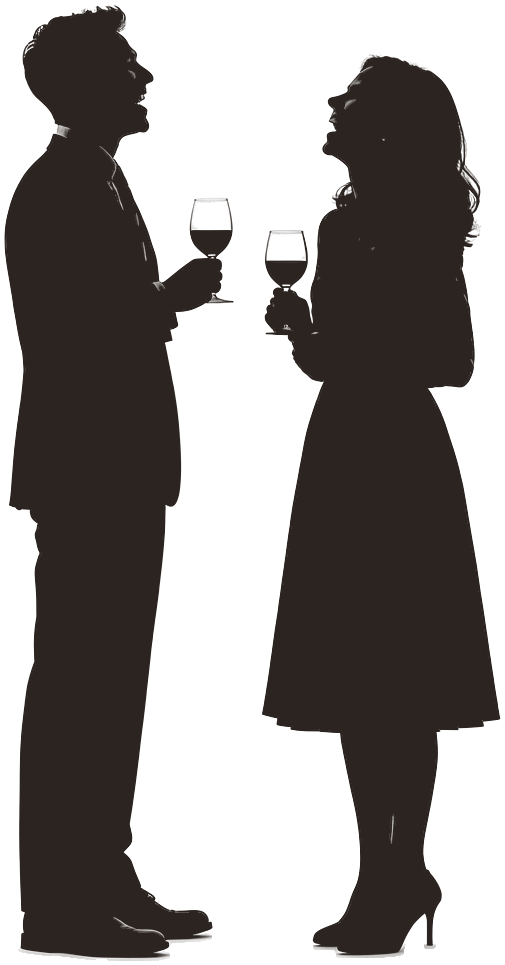
#> input picture restaurant-collages/assets/cut/fig_standing_pair_flat.png, 505 x 965 px, given in place of diners_silhouettes.png, which was not available
$ python cutouts.py
#> lines starting #> are read from the running program, lines starting #| are printed output that depends on the picture; pictures that were not available may be replaced by others from this repository, and a replacement may not be noted
"""cutouts — photographic cut-outs (RGBA, native resolution) from the AI source photos.

Outputs go to ROOT/assets/cut/ (+ index.json); the contact sheet to ROOT/build/contact/cutouts.jpg.
`assets/cut/geo/` belongs to another area and is never touched here.

Matting toolkit (all float32, 0..1, straight alpha):

* ``nfill``            multi-scale normalised-convolution fill: extrapolate the colours of a known
                       region into the unknown one (clean background plates / foreground colour)
* ``project_alpha``    alpha = projection of (I - B) onto (F - B)
* ``decontaminate``    foreground colour by inverting the over-operator where alpha is reliable,
                       the local F estimate where it is small (no light/dark fringe)
* ``roi_matte``        difference matte of an object inside a region of interest
* ``refine_band``      polygon/mask used as a trimap: projection matte in a narrow band
* ``trace_outline``    polar dynamic-programming silhouette trace (optionally around an ellipse
                       prior) with sub-pixel refinement
* ``poly_alpha``       anti-aliased polygon alpha (4x supersampled)
* ``cord_geometry`` / ``cord_width`` / ``tube_alpha``  thin pendant cords
* ``robust_polyfit`` / ``robust_ellipse``  outlier-robust model fits for clean geometric edges
* ``grabcut_refine``   GrabCut from a rough outline
* ``trim`` / ``save_rgba`` / ``triple`` / ``contact_sheet``  output + inspection

``build()`` regenerates every asset + index.json + contact sheet deterministically.
"""
from __future__ import annotations

import json
import os

import cv2
import numpy as np
from PIL import Image
from scipy import ndimage as ndi

ROOT = os.path.abspath(os.path.join(os.path.dirname(__file__), '..', '..'))
GEN = os.path.join(ROOT, 'assets', 'gen')
OUT = os.path.join(ROOT, 'assets', 'cut')
SCRATCH = os.path.join(ROOT, 'build', 'cutouts')
PREV = os.path.join(ROOT, 'build', 'preview', 'cutouts')
CONTACT = os.path.join(ROOT, 'build', 'contact', 'cutouts.jpg')

INK = (0x2B / 255, 0x24 / 255, 0x20 / 255)
BGS = {'linen': '#EFE6D6', 'grey': '#808080', 'indigo': '#262C45'}


def P(*parts):
    return os.path.join(ROOT, *parts)


def hexf(c):
    c = c.lstrip('#')
    return np.array([int(c[i:i + 2], 16) for i in (0, 2, 4)], np.float32) / 255.0


# --------------------------------------------------------------------------- #
# io
# --------------------------------------------------------------------------- #

def load_src(name, box=None):
    """Load an assets/gen photo as float32 RGB 0..1, optionally cropped to box=(x0,y0,x1,y1)."""
#> called with name = 'diners_silhouettes.png'
    im = Image.open(os.path.join(GEN, name)).convert('RGB')
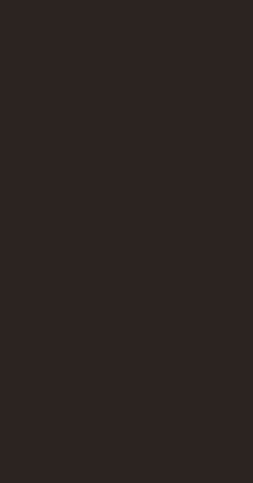
#> im: PIL image 505x965 RGB (shown at 1/2 size); mean R, G, B 43, 36, 32
    if box is not None:
        im = im.crop(tuple(int(v) for v in box))
    return np.asarray(im, np.float32) / 255.0
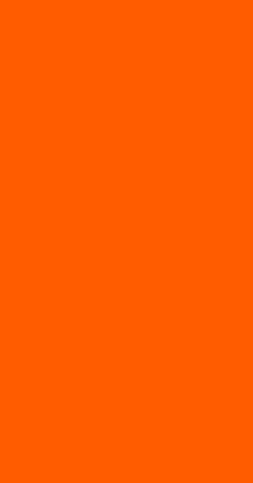
#> returned value: shape (965, 505, 3) float32 (shown at 1/2 size); mean of channels 0, 1, 2 0.169, 0.141, 0.125; drawn with min black and max white


def lum(img):
    return 0.2126 * img[..., 0] + 0.7152 * img[..., 1] + 0.0722 * img[..., 2]


def to_u8(x):
    return np.clip(np.asarray(x, np.float32) * 255.0 + 0.5, 0, 255).astype(np.uint8)


# [26 lines left out: functions save_rgba, save_preview, not called in this run]


# --------------------------------------------------------------------------- #
# filtering / fills
# --------------------------------------------------------------------------- #

def gblur(x, sigma):
    """Gaussian blur; sigmas > 6 px run on a downsampled copy (fast, memory-light)."""
    x = np.asarray(x, np.float32)
    if sigma <= 0:
        return x
    if sigma <= 6:
        return cv2.GaussianBlur(x, (0, 0), sigma, borderType=cv2.BORDER_REFLECT)
    f = int(max(1, sigma // 3))
    h, w = x.shape[:2]
    sw, sh = max(1, w // f), max(1, h // f)
    small = cv2.resize(x, (sw, sh), interpolation=cv2.INTER_AREA)
    small = cv2.GaussianBlur(small, (0, 0), sigma / f, borderType=cv2.BORDER_REFLECT)
    return cv2.resize(small, (w, h), interpolation=cv2.INTER_LINEAR)


def nfill(img, known, sigmas=(2, 4, 8, 16, 32, 64), wmin=0.02):
    """Normalised-convolution fill. Returns an image equal to `img` on `known` and, elsewhere,
    the Gaussian-weighted mean of known pixels at the smallest scale that has support
    (scales are blended smoothly, so no seams)."""
    img = np.asarray(img, np.float32)
    k = np.asarray(known, np.float32)
    multi = img.ndim == 3
    out = np.zeros_like(img)
    acc = np.zeros(k.shape, np.float32)  # how much of the pixel is already decided
    kk = k[..., None] if multi else k
    for s in sigmas:
        w = gblur(k, s)
        v = gblur(img * kk, s)
        est = v / np.maximum(w, 1e-6)[..., None] if multi else v / np.maximum(w, 1e-6)
        take = np.clip((w - wmin) / (4 * wmin), 0, 1) * (1 - acc)
        out += est * (take[..., None] if multi else take)
        acc += take
    if (acc < 0.999).any():  # global mean for anything still unresolved
        m = (img * kk).reshape(-1, img.shape[-1] if multi else 1).sum(0) / max(k.sum(), 1)
        rest = 1 - acc
        out += (m[None, None, :] * rest[..., None]) if multi else m[0] * rest
    return np.where(kk > 0.5, img, out)


def smoothstep(e0, e1, x):
    t = np.clip((x - e0) / (e1 - e0), 0, 1)
    return t * t * (3 - 2 * t)


def disk(r):
    r = int(r)
    return cv2.getStructuringElement(cv2.MORPH_ELLIPSE, (2 * r + 1, 2 * r + 1))


def dilate(m, r):
    return cv2.dilate(m.astype(np.uint8), disk(r)) > 0 if r > 0 else m.astype(bool)


def erode(m, r):
    return cv2.erode(m.astype(np.uint8), disk(r)) > 0 if r > 0 else m.astype(bool)


# [7 lines left out: function keep_connected, not called in this run]


def geodesic_grow(seed, region, steps):
    """Grow `seed` through `region` by at most `steps` pixels (8-connected)."""
    cur = seed.astype(np.uint8)
    reg = region.astype(np.uint8) | cur
    k = np.ones((3, 3), np.uint8)
    for _ in range(int(steps)):
        nxt = cv2.dilate(cur, k) & reg
        if (nxt == cur).all():
            break
        cur = nxt
    return cur > 0


# [12 lines left out: function fill_holes_smaller, not called in this run]


# --------------------------------------------------------------------------- #
# matting
# --------------------------------------------------------------------------- #

def project_alpha(I, F, B, floor=0.03):
    """alpha = <I-B, F-B> / |F-B|^2, clipped. `floor` = minimum |F-B| (avoid blow-ups)."""
    d = F - B
    n2 = np.maximum((d * d).sum(-1), floor * floor)
    return np.clip(((I - B) * d).sum(-1) / n2, 0, 1)


def decontaminate(I, alpha, B, F_est, lo=0.12, hi=0.55):
    """Foreground colour: exact over-operator inversion where alpha is reliable, the smooth
    local foreground estimate where it is not (kills light/dark fringes)."""
    a = alpha[..., None]
    inv = (I - (1 - a) * B) / np.maximum(a, 1e-3)
    inv = np.clip(inv, 0, 1)
    w = smoothstep(lo, hi, alpha)[..., None]
    return inv * w + F_est * (1 - w)


# [36 lines left out: functions refine_band, poly_alpha, ellipse_pts, not called in this run]


# --------------------------------------------------------------------------- #
# trimming / compositing
# --------------------------------------------------------------------------- #

def trim(alpha, margin=4, thresh=1 / 255):
    ys, xs = np.nonzero(alpha > thresh)
    h, w = alpha.shape
    x0, y0 = max(0, xs.min() - margin), max(0, ys.min() - margin)
    x1, y1 = min(w, xs.max() + 1 + margin), min(h, ys.max() + 1 + margin)
    return x0, y0, x1, y1


# [4 lines left out: function over, not called in this run]


def load_cut(path):
    im = np.asarray(Image.open(path).convert('RGBA'), np.float32) / 255.0
    return im[..., :3], im[..., 3]


# --------------------------------------------------------------------------- #
# 1. diners silhouettes
# --------------------------------------------------------------------------- #

DINER_GROUPS = [  # (name, x-range of component centroids in source px, description)
    ('fig_couple_table', (0, 1000), 'seated couple at a bistro table with two red-wine glasses, '
                                     'plate, bentwood chairs both sides'),
    ('fig_waiter', (1000, 1450), 'walking waiter in waistcoat and apron carrying a tray'),
    ('fig_standing_pair', (1450, 2050), 'standing couple laughing, each holding a red-wine glass'),
    ('fig_woman_coffee', (2050, 2736), 'woman seated alone at a bistro table with a coffee cup, '
                                       'bentwood chair'),
]


def matte_diners(I):
    """Soft luminance/colour key of dark figures on the near-white studio background.
    Returns alpha, decontaminated rgb, group-label map (index into DINER_GROUPS, -1 = none)."""
    L = I.mean(2)
#> L: shape (965, 505) float32; every value is 0.145
    h, w = L.shape
    dark = L < 0.85
#> dark: shape (965, 505) bool; every value is 1
    bgk = (L > 0.9) & ~dilate(dark, 8)
#> bgk: shape (965, 505) bool; every value is 0
    B = nfill(I, bgk, (8, 16, 32, 64, 128))
#> in nfill, `m = (img * kk).reshape(-1, img.shape[-1] if multi else 1).sum(0) / max..`: m = [0, 0, 0]
    BL = B.mean(2)
    core = L < BL - 0.45                              # ~ L < 0.5 : definite figure
    # drop isolated specks (dust) further than 40 px from a real figure
    n, lab, st, cen = cv2.connectedComponentsWithStats(core.astype(np.uint8), connectivity=8)
#> n = 1; st = [[0, 0, 505, 965, 487325]]; cen = [[252, 482]]
    big = np.zeros(n, bool)
    big[1:] = st[1:, 4] > 50000
    bigmask = big[lab]
    near = dilate(bigmask, 40)
    small_ok = np.unique(lab[near & core & ~bigmask])
#> small_ok = empty array
    keep = big.copy()
    keep[small_ok] = True
    keep[0] = False
    core0 = keep[lab]
    # alpha is forced to 1 only 2 px inside the dark region: the outer ring (upscaling/sharpening
    # transition, mixed with the white ground) is solved by projection, otherwise it would keep
    # its bg-contaminated light grey and draw a pale rim on dark grounds.
    core = erode(core0, 2)
    F = nfill(I, core, (1.5, 3, 6, 12, 24))
    a_raw = project_alpha(I, F, B)
    a_raw = np.clip((a_raw - 0.008) / 0.992, 0, 1)    # noise floor (bg sigma ~0.0027)
    # support: grow from the core through soft pixels (hair strands, glass stems, rims) but only
    # 2 px on the floor strip where soft pixels are contact shadows, not figure.
    floor = np.zeros_like(core)
    floor[1150:] = True
    soft = a_raw > 0.10
    far = geodesic_grow(core0, soft, 18)
    nearg = geodesic_grow(core0, soft, 2)
    sup = np.where(floor, nearg, far)
    sup = dilate(sup, 1)
    alpha = np.where(core, 1.0, a_raw * sup).astype(np.float32)
    rgb = decontaminate(I, alpha, B, F)
#> in decontaminate, `inv = (I - (1 - a) * B) / np.maximum(a, 1e-3)`:
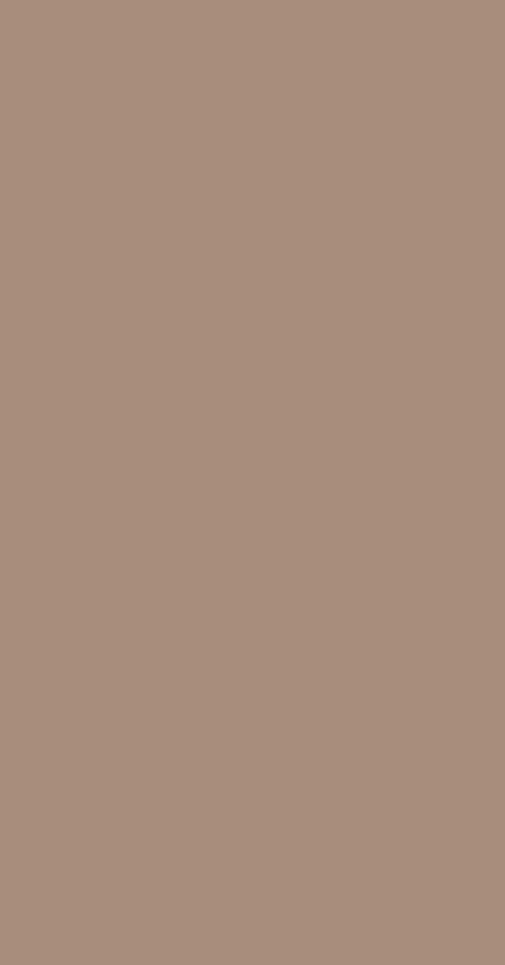
#> inv: shape (965, 505, 3) float32; mean of channels 0, 1, 2 168.2, 140.8, 124.9; drawn as R, G, B
    rgb = np.where(core[..., None], I, rgb)
    # group assignment: nearest big figure component, groups by centroid x
    dists = []
    for gi, (_, (xa, xb), _) in enumerate(DINER_GROUPS):
        ids = [i for i in range(1, n) if big[i] and xa <= cen[i][0] < xb]
        gmask = np.isin(lab, ids)
        dists.append(cv2.distanceTransform((~gmask).astype(np.uint8), cv2.DIST_L2, 5))
#> after the loop, dists = 4 items
    del lab
    dists = np.stack(dists, 0)
    group = np.argmin(dists, 0).astype(np.int8)
    group[alpha <= 0] = -1
#> group: shape (965, 505) int8; every value is -1
    return alpha, rgb, group


def cut_diners(outdir=OUT, margin=4):
    I = load_src('diners_silhouettes.png')
    alpha, rgb, group = matte_diners(I)
    entries = []
    for gi, (name, _, desc) in enumerate(DINER_GROUPS):
        a = np.where(group == gi, alpha, 0).astype(np.float32)
        x0, y0, x1, y1 = trim(a, margin)
        ac, rc = a[y0:y1, x0:x1], rgb[y0:y1, x0:x1]
        save_rgba(os.path.join(outdir, name + '.png'), rc, ac)
        flat = np.broadcast_to(np.array(INK, np.float32), rc.shape)
        save_rgba(os.path.join(outdir, name + '_flat.png'), flat, ac)
        ys, xs = np.nonzero(ac > 0.5)
        entries.append(dict(name=name, desc=desc, size=[x1 - x0, y1 - y0], src_box=[x0, y0, x1, y1],
                            ground_y=int(ys.max()), x_extent=[int(xs.min()), int(xs.max())]))
#> after the loop, entries = []
    return entries


# --------------------------------------------------------------------------- #
# inspection
# --------------------------------------------------------------------------- #

# [301 lines left out: functions triple, crop_check, roi_matte, fit_ellipse_axis, _bulb, _crossings and 7 more, not called in this run]


def polar_points(cx, cy, th_deg, r):
    th = np.radians(np.asarray(th_deg, np.float64))
    return np.stack([cx + np.cos(th) * r, cy + np.sin(th) * r], 1)


# [269 lines left out: functions polar_sample, window_contrast, dp_path, subpixel_edge, trace_outline, cut_pendant_cabin and 1 more, not called in this run]


# wine glasses on the cabin table (absolute source px of cabin_interior.png): far-rim top y,
# hand-measured outer half-width profile (y, r) and stem/bowl centre line (y, cx), read off
# 3x zooms; glass_outline() snaps them to the actual wall ridges.
CABIN_GLASSES = [
    dict(rim_top=2280.0,
         profile=[(2290.7, 63.7), (2300, 66.3), (2350, 73.7), (2400, 78.3), (2430, 80.5),
                  (2450, 79.0), (2475, 72.5), (2500, 59.0), (2525, 38.3), (2540, 20.8),
                  (2550, 12.5), (2570, 7.0), (2600, 5.0), (2700, 5.0)],
         centre=[(2290, 2280.4), (2450, 2281.0), (2550, 2282.0), (2700, 2282.0)]),
    dict(rim_top=2231.7,
         profile=[(2238, 61.5), (2250, 64.0), (2300, 71.5), (2350, 76.0), (2375, 76.5),
                  (2400, 72.0), (2425, 60.0), (2450, 39.0), (2462, 21.7), (2468, 11.0),
                  (2480, 7.5), (2500, 6.0), (2550, 3.9), (2700, 3.9)],
         centre=[(2238, 2803.3), (2400, 2804.0), (2470, 2805.5), (2500, 2805.7), (2550, 2803.7),
                 (2700, 2803.7)]),
]


# [130 lines left out: functions glass_outline, ellipse_radial_residual, robust_ellipse, cut_cabin_table, not called in this run]


# --------------------------------------------------------------------------- #
# 4. tied-back sheer curtains (void_lookup_A.png)
# --------------------------------------------------------------------------- #

CURTAINS = {
    # name: (rough outline (abs px, clockwise from the header's top-left), header top line
    #        (two abs points), bottom cut y, description)
    'curtain_tieback_A': (
        [(932, 3413), (1080, 3428), (1250, 3445), (1462, 3463), (1450, 3505), (1400, 3570),
         (1330, 3660), (1262, 3760), (1205, 3840), (1165, 3872), (1170, 3930), (1178, 4100),
         (1182, 4290), (1025, 4290), (1060, 4100), (1100, 3930), (1105, 3872), (1060, 3790),
         (1000, 3690), (958, 3590), (938, 3490)],
        ((932, 3413), (1462, 3463)), 4288,
        'lower-level left curtain: pinch-pleat header, swag gathered by a tie-back, tail to the floor '
        '(tail cut straight just above a chair back)'),
    'curtain_tieback_B': (
        [(2640, 3455), (2800, 3452), (3000, 3449), (3225, 3443), (3222, 3520), (3180, 3650),
         (3140, 3760), (3100, 3840), (3062, 3888), (3075, 3990), (3110, 4100), (3160, 4203),
         (3030, 4203), (3020, 4100), (3005, 3990), (2995, 3888), (2960, 3850), (2880, 3770),
         (2800, 3700), (2730, 3620), (2670, 3530)],
        ((2640, 3455), (3225, 3443)), 4203,
        'lower-level right curtain: pinch-pleat header, swag and tie-back; tail cut straight where a '
        'table top occludes it'),
}


# [165 lines left out: functions grabcut_refine, header_line, curtain_polygon, cut_curtain, cut_espresso, not called in this run]


# --------------------------------------------------------------------------- #
# 6. tree in the void (void_lookup_B.png)
# --------------------------------------------------------------------------- #

TREE_BOX = (560, 560, 3110, 4576)      # canopy + trunk, source px
SKY_BOTTOM = 1700                       # lowest source row of the glazed skylight opening
LOW_CANOPY_Y = 2850                     # below: leaves seen against dark warm ceiling/walls
TRUNK_LEFT = [(2500, 1780), (3200, 1779), (3800, 1749), (4100, 1742), (4576, 1726)]
TRUNK_RIGHT = [(2500, 1850), (3200, 1861), (3800, 1859), (4576, 1857)]
TRUNK_TOP = 2500
# pale, sun-lit limbs above the fork: their bark is as light and neutral as the white shaft wall
# behind, so they get fitted outlines like the trunk: (y_top, y_bottom, left guide, right guide)
PALE_LIMBS = [
    (2245, 2420, [(2245, 1841), (2300, 1832), (2350, 1818), (2420, 1815)],
                 [(2245, 1867), (2300, 1856), (2350, 1856), (2420, 1857)]),
]


def _small(m, f):
    h, w = m.shape
    return cv2.resize(m.astype(np.float32), (w // f, h // f), interpolation=cv2.INTER_AREA)


def _big(m, shape):
    return cv2.resize(m.astype(np.float32), (shape[1], shape[0]), interpolation=cv2.INTER_LINEAR)


# [245 lines left out: functions tree_classes, trunk_edges_colour, cut_tree, _jsonable, _font, not called in this run]


# hardest edges, 100 % crops: (file, (x0, y0, x1, y1) in that file's pixels, label)
CHECK_CROPS = [
    ('fig_woman_coffee.png', (330, 0, 590, 260), 'hair (woman with coffee)'),
    ('fig_standing_pair.png', (220, 150, 420, 330), 'wine glasses + stems (standing pair)'),
    ('fig_couple_table.png', (420, 180, 600, 360), 'glass stems on the bistro table'),
    ('fig_couple_table_flat.png', (420, 180, 600, 360), 'same, flat ink silhouette'),
    ('pendant_valance_R.png', (205, 250, 300, 600), 'cord over the lit valance'),
    ('pendant_valance_L.png', (0, 1640, 300, 1910), 'shade rim + bulb'),
    ('pendant_cabin.png', (100, 860, 420, 1150), 'cabin pendant cap/cord junction'),
    ('cabin_table_top.png', (480, 0, 740, 300), 'transparent wine-glass bowl'),
    ('curtain_tieback_B.png', (0, 120, 300, 420), 'curtain swag edge'),
    ('tree_B_canopy_sky.png', (560, 218, 860, 518), 'leaves over the skylight'),
    ('tree_B.png', (1500, 2050, 1800, 2350), 'lower canopy over the dark ceiling'),
    ('tree_B.png', (900, 1550, 1200, 1850), 'fork: pale bark, knots, leaves over wall'),
    ('tree_B.png', (1112, 2156, 1252, 2356), 'trunk edge against a lit pendant'),
    ('cabin_table_top.png', (1000, 0, 1180, 360), 'right wine glass, stem over velvet'),
]


# [59 lines left out: function contact_sheet, not called in this run]


def build():
    """Regenerate every cut-out, index.json and the contact sheet (deterministic)."""
    os.makedirs(OUT, exist_ok=True)
    idx = []

    # [6 lines left out: function add, not called in this run]

    src_d = 'assets/gen/diners_silhouettes.png'
    for info in cut_diners():
        add(info, info['desc'] + '. Photographic grey silhouette (soft luminance key, 2 px solved '
            'edge band, colours decontaminated against the white studio ground, floor contact '
            'shadows removed).',
            'shadow-play behind sheer linen, foreground diners; scale freely down, multiply or '
            'normal blend', source=src_d,
            anchors=dict(ground_y=info['ground_y'], x_extent=info['x_extent']))
        flat = dict(info, name=info['name'] + '_flat')
        add(flat, info['desc'] + '. Same alpha, RGB = ink #2B2420 (pure silhouette).',
            'shadow-play silhouettes, multiply at 20-60 % behind linen layers', source=src_d,
            anchors=dict(ground_y=info['ground_y'], x_extent=info['x_extent']))
    for side in 'LR':
        info = cut_pendant_festoon(side)
        add(info, f'black enamel dome pendant ({side} of the valance photo) with its full cord '
            'running off the top edge (y=0) and the warm amber bulb; cord matte = projection key '
            'clipped to a fitted tube, shade = sub-pixel contour, bulb = fitted ellipse.',
            'hang from a festoon ceiling; cord top sits flush with the image top edge; add a '
            'screen/linear-dodge glow at the bulb anchor', source='assets/gen/festoon_valance.png')
    info = cut_pendant_cabin()
    add(info, 'glossy black dome pendant from the cabin with cap, curved cord and dark ceiling '
        'rose (rose top was hidden by linen folds: completed as an ellipse, its colour '
        'reconstructed from the visible part); shade outline traced in polar DP and symmetrised; '
        'warm amber lip at the brim kept.',
        'cabin pendant; tuck the rose under a festoon/linen ceiling; glow_center = inside of the '
        'brim for a light cone', source='assets/gen/cabin_interior.png')
    info = cut_cabin_table()
    add(info, 'round marble table top (slab with its front edge) with two red-wine glasses '
        '(bowls + stems; glass keeps its own velvet tones inside the glass outline), candle in '
        'a glass, two plates, napkins and cutlery; no pedestal.',
        'cabin interior foreground / taste & smell zone; glasses rim tops listed for placement',
        source='assets/gen/cabin_interior.png')
    for n in CURTAINS:
        info = cut_curtain(n)
        add(info, info['desc'] + '. GrabCut from a hand outline, sides re-fitted as robust '
            'polynomials (no pleat-shadow notches or wall bits), header = curved rod line, '
            '3 px projection band where the contrast allows.',
            'sheer white tied-back curtain for the void / party-hall layers; screen or normal '
            'blend at 70-100 %', source='assets/gen/void_lookup_A.png')
    info = cut_espresso()
    add(info, 'espresso cup on saucer with spoon (skimage.data.coffee(), CC0). Source is only '
        '400x600 px: use small (<= ~350 px wide on the A3 canvas).',
        'coffee / smell annotation, bar side of collage 01', source='skimage.data.coffee() (CC0)',
        license='CC0 (scikit-image sample data)')
    t_all, t_sky = cut_tree()
    add(t_all, 'whole tree in the void (trunk + canopy) from void_lookup_B. Canopy over the '
        'skylight: clean difference key against the sky/glazing plate. Canopy over rails, '
        'curtains and walls: hue-based leaf classification + dark branch pixels inside the leaf '
        'envelope, morphological cleanup, 2 px projection band. Trunk: fitted polygon '
        '(robust edge polynomials). HONEST NOTE: the lower canopy (below the skylight) has '
        'occasional small background bits between leaves (warm wall/ceiling patches) and a few '
        'pale lit twigs are dropped; fine at collage scale, inspect before using > 60 %.',
        'hero tree of collage 01; trunk_base is where the trunk leaves the bottom edge',
        source='assets/gen/void_lookup_B.png')
    add(t_sky, 'only the canopy region over the glazed skylight (cut by the skylight outline, '
        'anti-aliased) - the cleanest leaf edges of the set.',
        'luminous green-gold canopy layer over the skylight / light plane',
        source='assets/gen/void_lookup_B.png')
    idx = _jsonable(idx)
    with open(os.path.join(OUT, 'index.json'), 'w') as f:
        json.dump(dict(area='cutouts', module='src/lib/cutouts.py', root_relative=True,
                       note='RGBA 8-bit straight alpha, native source resolution, trimmed with a '
                            '4 px margin. src_box = crop in the source photo (x0, y0, x1, y1). '
                            'All anchor coordinates are in the asset\'s own pixel space. '
                            'assets/cut/geo/ belongs to another area.',
                       assets=idx), f, indent=1)
    contact_sheet(idx)
    return idx


if __name__ == '__main__':
#> (the run stopped early here; a loop or call above may not have finished)
